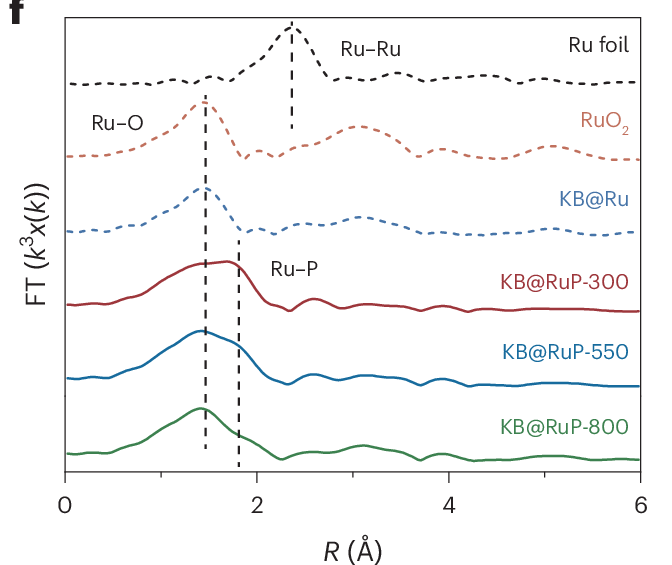

This figure's Python source:
import matplotlib.pyplot as plt
import numpy as np

# --- Data Simulation ---
r = np.linspace(0, 6, 300)

def peak(x, center, width, height):
    # Lorentzian-like shape
    return height / (1 + ((x - center)/width)**2)

# References
# Ru foil: Strong Ru-Ru at ~2.4
y_ru = peak(r, 2.4, 0.2, 1.0) + peak(r, 4.5, 0.5, 0.1) 
# RuO2: Ru-O at ~1.5, Ru-Ru/O at ~3.1
y_ruo2 = peak(r, 1.5, 0.3, 0.8) + peak(r, 3.1, 0.4, 0.4)
# KB@Ru: Mixed
y_kbru = peak(r, 1.5, 0.4, 0.6) + peak(r, 2.4, 0.5, 0.2) + peak(r, 3.2, 0.5, 0.2)

# Samples (Ru-P peaks)
# 300: Ru-P dominant at ~2.0? Or mix. Image shows broad peak 1.5-2.0
y_300 = peak(r, 1.6, 0.4, 0.7) + peak(r, 2.6, 0.3, 0.1)
# 550:
y_550 = peak(r, 1.5, 0.4, 0.8) + peak(r, 2.6, 0.3, 0.15)
# 800:
y_800 = peak(r, 1.5, 0.4, 0.8) + peak(r, 3.2, 0.5, 0.2)

# Noise and Offset
noise = 0.02
y_ru += np.random.normal(0, noise, len(r)) + 4.0
y_ruo2 += np.random.normal(0, noise, len(r)) + 3.2
y_kbru += np.random.normal(0, noise, len(r)) + 2.4
y_300 += np.random.normal(0, noise, len(r)) + 1.6
y_550 += np.random.normal(0, noise, len(r)) + 0.8
y_800 += np.random.normal(0, noise, len(r)) + 0.0

# --- Plotting ---
fig, ax = plt.subplots(figsize=(6, 6), dpi=150)

# Plots
ax.plot(r, y_ru, 'k--', label='Ru foil', lw=1.5)
ax.plot(r, y_ruo2, '--', color='#D2691E', label='RuO$_2$', lw=1.5)
ax.plot(r, y_kbru, '--', color='#4682B4', label='KB@Ru', lw=1.5)

ax.plot(r, y_300, '-', color='#993333', label='KB@RuP-300', lw=1.5)
ax.plot(r, y_550, '-', color='#006699', label='KB@RuP-550', lw=1.5)
ax.plot(r, y_800, '-', color='#336633', label='KB@RuP-800', lw=1.5)

# Labels
ax.text(5.8, 4.2, 'Ru foil', ha='right', fontsize=12)
ax.text(5.8, 3.4, 'RuO$_2$', ha='right', color='#D2691E', fontsize=12)
ax.text(5.8, 2.6, 'KB@Ru', ha='right', color='#4682B4', fontsize=12)
ax.text(5.8, 1.8, 'KB@RuP-300', ha='right', color='#993333', fontsize=12)
ax.text(5.8, 1.0, 'KB@RuP-550', ha='right', color='#006699', fontsize=12)
ax.text(5.8, 0.2, 'KB@RuP-800', ha='right', color='#336633', fontsize=12)

# Annotations (Dashed lines and Text)
ax.plot([1.5, 1.5], [0.5, 3.8], 'k--', lw=1.5, alpha=0.7) # Ru-O
ax.text(0.8, 3.6, 'Ru-O', fontsize=12)

ax.plot([2.4, 2.4], [3.8, 4.8], 'k--', lw=1.5, alpha=0.7) # Ru-Ru
ax.text(2.6, 4.4, 'Ru-Ru', fontsize=12)

ax.plot([1.8, 1.8], [0.5, 2.2], 'k--', lw=1.5, alpha=0.7) # Ru-P
ax.text(2.0, 2.0, 'Ru-P', fontsize=12)

# Styling
ax.set_xlabel(r'$R$ ($\AA$)', fontsize=14)
ax.set_ylabel(r'FT ($k^3 x(k)$)', fontsize=14)
ax.set_xlim(0, 6)
ax.set_yticks([]) # Hide Y ticks
ax.set_ylim(-0.5, 5.0)

plt.tight_layout()
plt.show()
